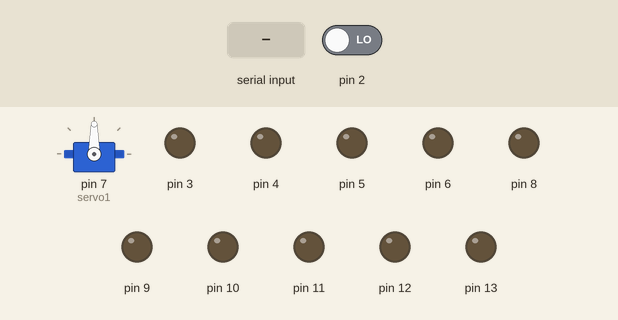
Bench run of a sketch on a simulated Arduino Uno, built with avr-gcc and run on an emulated ATmega328P. Parts: servo, output pins drawn as LEDs (lit = HIGH). Inputs (shaded band) come from the test bench; at power-on: pin 2 LOW.

Above: at 1.2 s.
1.3 s: pin 2 driven HIGH
2.8 s: "a" received over Serial
At 3.2 s:
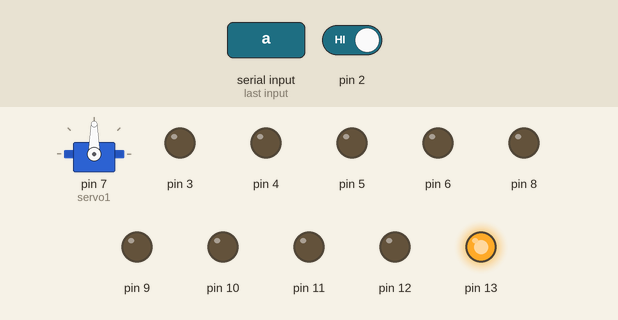
4.3 s: byte 107 ('k') received over Serial
At 5.5 s:
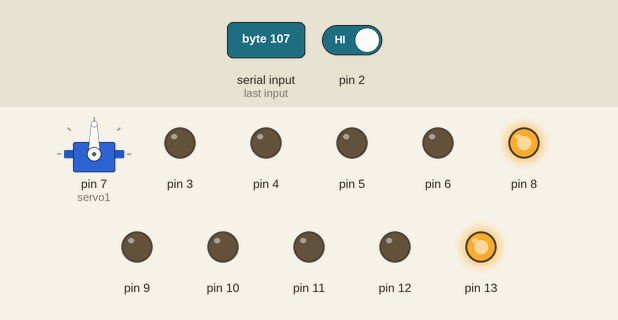
5.8 s: byte 111 ('o') received over Serial
At 6.7 s:
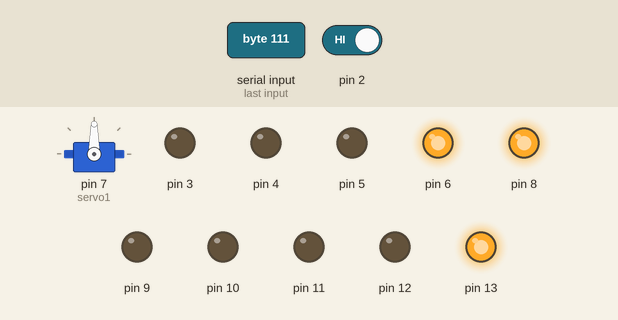
7.3 s: byte 49 ('1') received over Serial
At 7.9 s:
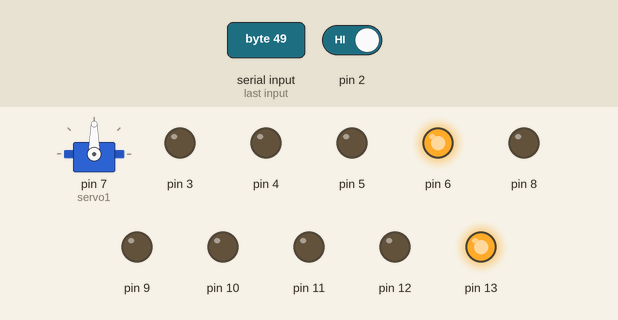
8.8 s: "b" received over Serial
At 10.2 s:
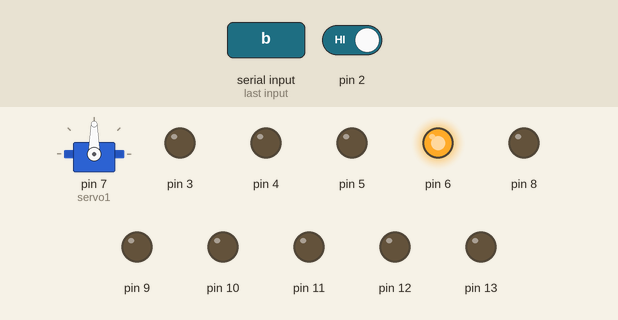
Timing chart, 0 to 11.3 s (numbered marks = the images above; inputs shaded):
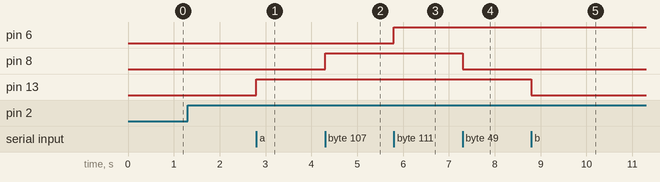

Measured:
- after the input at 2.8 s, pin 13: LOW → HIGH at once
- after the input at 4.3 s, pin 8: LOW → HIGH at once
- after the input at 5.8 s, pin 6: LOW → HIGH at once
- after the input at 7.3 s, pin 8: HIGH → LOW at once
- after the input at 8.8 s, pin 13: HIGH → LOW at once

The sketch:

Dimmer.ino
```cpp
#include <Servo.h>
Servo servo1;
volatile int contador = 0;
int estado = 9;
int retardo = 100;
int analogo = 0;
int estadom = 0;
int estadol = 0;
int luz_int = 6400;
int time_int = 0;
int mot_int = 0;

void setup() {
  servo1.attach(7);
  pinMode(13, OUTPUT);
  pinMode(12, OUTPUT);
  pinMode(11, OUTPUT);
  pinMode(10, OUTPUT);
  pinMode(9, OUTPUT);
  pinMode(8, OUTPUT);
  pinMode(7, OUTPUT);
  pinMode(6, OUTPUT);
  pinMode(5, OUTPUT);
  pinMode(4, OUTPUT);
  pinMode(3, OUTPUT);
  Serial.begin(9600);
  attachInterrupt(0, interrupcion0, RISING); // Corrección del nombre de la función de interrupción
}

void loop() {
  if (Serial.available() > 0) {
    estado = Serial.read();
  }
  if (estado == 'a') {
    digitalWrite(13, HIGH);
  }
  if (estado == 'b') {
    digitalWrite(13, LOW);
  }
  if (estado == 'c') {
    digitalWrite(12, HIGH);
  }
  if (estado == 'd') {
    digitalWrite(12, LOW);
  }
  if (estado == 'e') {
    digitalWrite(11, HIGH);
  }
  if (estado == 'f') {
    digitalWrite(11, LOW);
  }
  if (estado == 'g') {
    digitalWrite(10, HIGH);
  }
  if (estado == 'h') {
    digitalWrite(10, LOW);
  }
  if (estado == 'i') {
    digitalWrite(9, HIGH);
  }
  if (estado == 'j') {
    digitalWrite(9, LOW);
  }
  if (estado == 'k') {
    digitalWrite(8, HIGH);
  }
  if (estado == '1') {
    digitalWrite(8, LOW);
  }
  if (estado == 'm') {
    digitalWrite(7, HIGH);
  }
  if (estado == 'n') {
    digitalWrite(7, LOW);
  }
  if (estado == 'o') {
    digitalWrite(6, HIGH);
  }
  if (estado == 'p') {
    digitalWrite(6, LOW);
  }
  if (estado == 'A') {
    servo1.write(0);
  }
  if (estado == 'B') {
    servo1.write(90);
  }
  if (estado == 'C') {
    servo1.write(180);
  }
  if (estado == 's') mot_int = 6350;
  if (estado == 't') mot_int = 6250;
  if (estado == 'u') mot_int = 5750;
  if (estado == 'v') mot_int = 5450;
  if (estado == 'w') mot_int = 5150;
  if (estado == 'x') mot_int = 4850;
  if (estado == 'y') mot_int = 4550;
  if (estado == 'z') mot_int = 3550;
  if (estado == '1') luz_int = 6300;
  if (estado == '2') luz_int = 6100;
  if (estado == '3') luz_int = 5200;
  if (estado == '4') luz_int = 4900;
  if (estado == '5') luz_int = 4500;
  if (estado == '6') luz_int = 4100;
  if (estado == '7') luz_int = 3500;
  if (estado == '8') luz_int = 3000;

  if (estado == 'q') {
    analogo = analogRead(A0);
    Serial.print(analogo);
    Serial.println("C");
    // delay (retardo);
    estado = 0;
  }
}

void interrupcion0() {
  if (mot_int >= luz_int) {
    time_int = mot_int - luz_int;
    delayMicroseconds(luz_int);
    digitalWrite(3, HIGH);
    delayMicroseconds(time_int);
    digitalWrite(5, HIGH);
  }
  if (mot_int <= luz_int) {
    time_int = luz_int - mot_int;
    delayMicroseconds(mot_int);
    digitalWrite(5, HIGH);
    delayMicroseconds(time_int);
    digitalWrite(3, HIGH);
  }
  delayMicroseconds(100);
  digitalWrite(5, LOW);
  digitalWrite(3, LOW);
}
```
